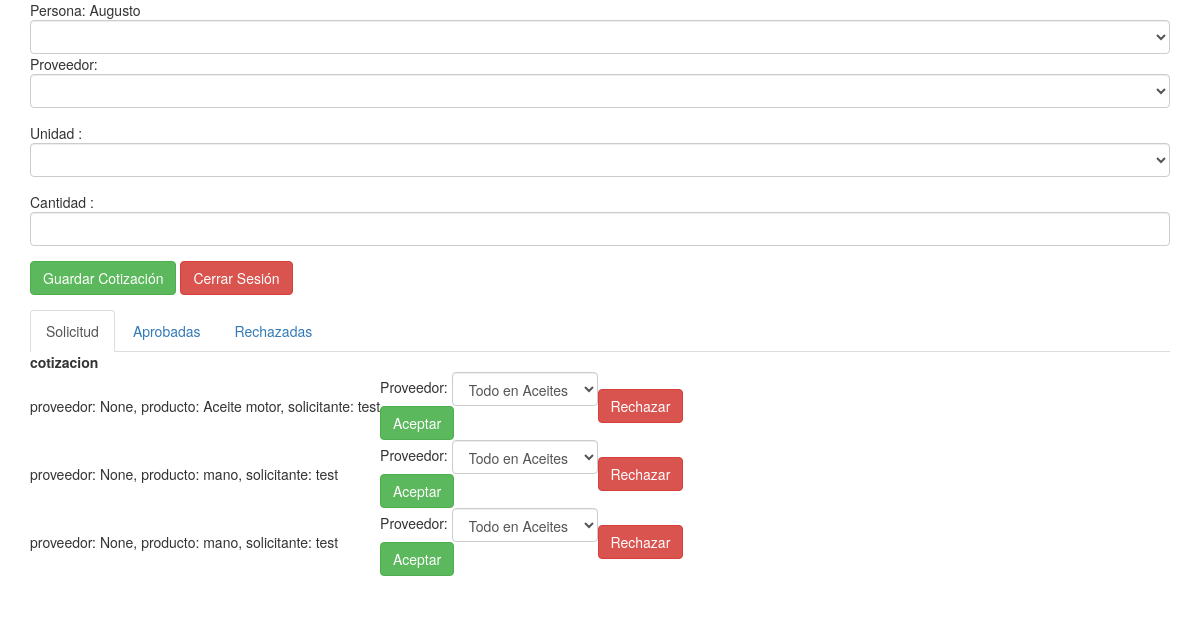
Screenshot of /cotizaciones/ (signed in) with the database file from the repository.
### cotizacion/models.py (models this page shows, shortened)
class Cotizacion(models.Model):
    estado_choices=(("S" , "Solicitud"),("A" , "Aprobado"),("R" , "Rechazado"))
    proveedor = models.ForeignKey(Proveedor, null=True, blank=True)
    producto = models.ForeignKey(Producto)
    user = models.ForeignKey(User)
    cantidad = models.IntegerField()
    fecha_creacion = models.DateTimeField(auto_now_add=True)
    fecha_aprobacion = models.DateTimeField(null=True, blank=True)
    estado = models.CharField(max_length=1, choices=estado_choices)
    class Meta:
        verbose_name_plural = "Cotizaciones"
    def __str__(self):              # __unicode__ on Python 2
        return "proveedor: %s, producto: %s, solicitante: %s" % (self.proveedor, self.producto, self.user)

class Producto(models.Model):
    unidad_choices=(("U" , "Unidad"),("M" , "Metro"),("L" , "Litro"))
    unidad = models.CharField(max_length=1, choices=unidad_choices)
    nombre = models.CharField(max_length=30)
    def __str__(self):              # __unicode__ on Python 2
        return self.nombre

### cotizacion/views.py (the view)
# urls.py: url(r'^cotizaciones/', login_required(Cotizaciones.as_view())),
class Cotizaciones(TemplateView):
    template_name = "cotizacion.html"
    def get(self, request, *args, **kwargs):
        producto_lista = Producto.objects.all()
        proveedor_lista = Proveedor.objects.all()
        cotizaciones_lista = []
        if request.user.is_staff:
            cotizaciones_lista = Cotizacion.objects.all()
        else:
            cotizaciones_lista = Cotizacion.objects.filter(user=request.user)
        return render(
            request,
            self.template_name,
            {
                'producto_lista':producto_lista,
                'cotizaciones_lista':cotizaciones_lista,
                'proveedor_lista':proveedor_lista,
            }
        )

### templates/cotizacion.html (shortened to what this page needs)
{% extends "principal.html"%} {% block title %} Cotización {% endblock %} {% load staticfiles %}
{% block content %}
<div ng-app="Cotizacion" ng-controller="SymbolController">
    <form ng-submit="crear()" >
        <div class="form-group">
            Persona: {{request.user.first_name}}
            <select class="form-control" name="producto" ng-model="cotizacion.producto">
                {% for producto in producto_lista %}
                <option value="{{producto.id}}">{{producto.nombre}}</option>
                {% endfor %}
            </select>
            <div/> {% if request.user.is_staff %}
            <div class="form-group">
                Proveedor:
                <select class="form-control" name="proveedor" ng-model="cotizacion.prooveedor">
                    {% for proveedor in proveedor_lista %}
                    <option value="{{proveedor.id}}">{{proveedor.nombre}}</option>
                    {% endfor %}
                </select>
            </div> {% endif %}
            <div class="form-group">
                Unidad :
                <select class="form-control" name="unidad" ng-model="cotizacion.unidad">
                    <option value="unidad">Unidad</option>
                </select>
            </div>
            <div class="form-group">
                Cantidad :
                <input name="cantidad" value="Cantidad" type="number" class="form-control" ng-model="cotizacion.cantidad" />
            </div>
            <div class="form-group button-group">
                <button type="submit" class="btn btn-success">Guardar Cotización</button>
                <a href="/logout">
                    <button type="button" class="btn btn-danger">Cerrar Sesión</button>
                </a>
            </div>
        </div>
    </form>
    <div>
        <ul class="nav nav-tabs">
            <li class="active">
                <a data-toggle="tab" href="#solicitud">Solicitud</a>
            </li>
            <li>
                <a data-toggle="tab" href="#aprobada">Aprobadas</a>
            </li>
            <li>
                <a data-toggle="tab" href="#rechazada">Rechazadas</a>
            </li>
        </ul>
        <div class="tab-content">
            <div id="solicitud" class="tab-pane active">
                <table>
                    <thead>
                        <tr>
                            <th>cotizacion</th>
                            <th></th>
                            <th></th>
                        </tr>
                    </thead>
                    <tbody>
                        {% for cotizacion in cotizaciones_lista %} {% if cotizacion.estado == "S" %}
                        <tr>
                            <td>
                                {{cotizacion}}
                            </td>
                            <td class="form-inline">
                                <form method="POST" action="/aceptar/">
                                    <input type="hidden" name='id' value="{{cotizacion.id}}"> {% if request.user.is_staff %}
                                    <div class="form-group">
                                        Proveedor:
                                        <select class="form-control" name="proveedor" required>
                                            {% for proveedor in proveedor_lista %}
                                            <option value="{{proveedor.id}}">{{proveedor.nombre}}</option>
                                            {% endfor %}
                                        </select>
                                        <div/>
                                        <button type="submit" class="btn btn-success">Aceptar</button>
                                        {% endif %}
                                </form>
                            </td>
                            <td class="form-inline">
                                <form method="POST" action="/rechazar/">
                                    {% if request.user.is_staff %}
                                    <button type="submit" class="btn btn-danger">Rechazar</button>
                                    {% endif %}
                                </form>
                            </td>
                        </tr>
                        {% endif %} {% endfor %}
                    </tbody>
                </table>
                </div>
            </div>
        </div>
    </div>
    {% endblock %}

### templates/principal.html (shortened to what this page needs)
<!DOCTYPE html>
{% load staticfiles %}
<html lang="es">
    <head>
        <link rel="stylesheet" type="text/css" href="{% static 'bootstrap.min.css' %}">
        <link rel="stylesheet" type="text/css" href="{% static 'styles.css' %}">
    </head>
    <body >
            <div class="container">
                {% block content %}
                {% endblock %}
            </div>
    </body>
</html>

### rows the page displays
Cotizacion: proveedor+producto+user "proveedor: None, producto: Aceite motor, solicitante: test"
Cotizacion: proveedor+producto+user "proveedor: None, producto: mano, solicitante: test"
Cotizacion: proveedor+producto+user "proveedor: None, producto: mano, solicitante: test"

### other values shown
{{ request.user.first_name }} "Augusto"
form field proveedor "Todo en Aceites"
